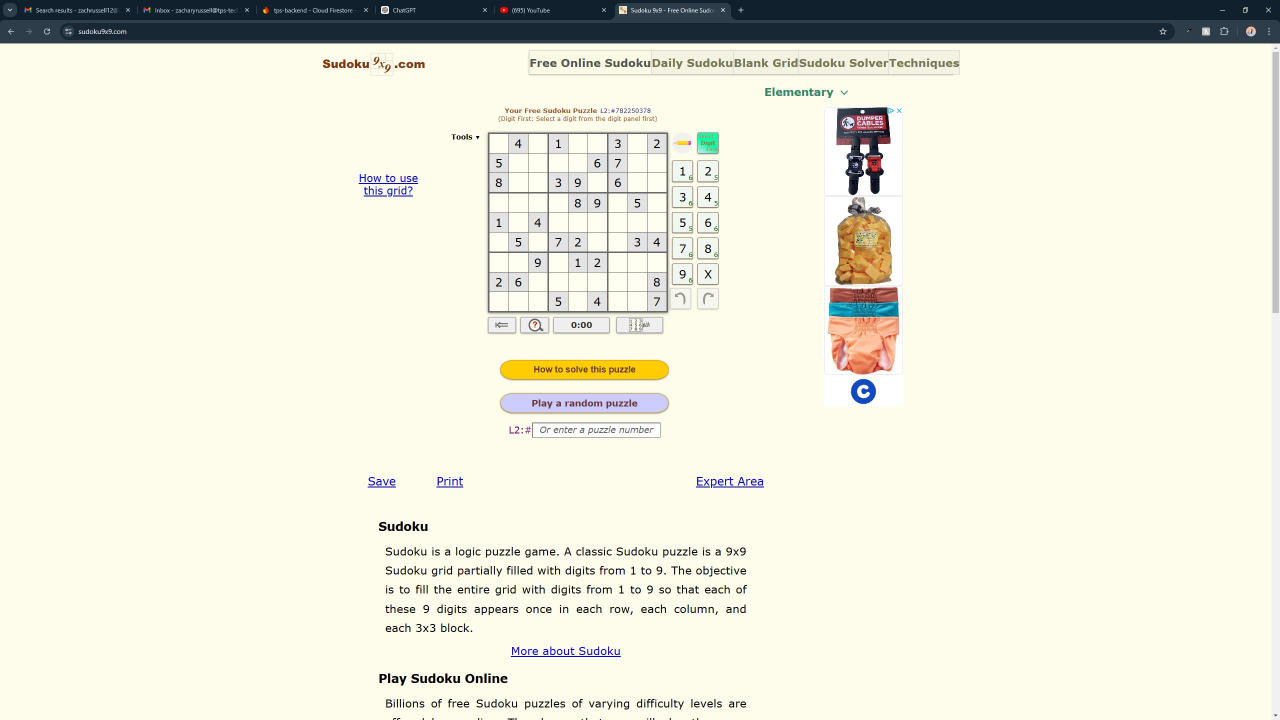
#> input picture puzzles/test.jpg, 2560 x 1440 px (shown at 1/2 size)
$ python -i capture_camera_puzzle.py   (imports and definitions only)
#> lines starting #> are read from the running program, lines starting #| are printed output that depends on the picture; after the words box and inside, x2 and y2 are one past the last pixel; in counts of white or black regions, pixels touching at a corner belong together
#> further down, picture is the input picture: shape (1440, 2560, 3); mean B, G, R 219, 234.3, 234.8
import cv2
from PIL import Image, ImageTk
import time
import numpy as np

class Camera_Puzzle:

    def __init__ (self):
        self.vc = None
        self.isGrid = 0
        self.puzzle_grid = None
        pass

    def order_corners(self, points):

        rect = np.zeros((4, 2), dtype="float32")

        s = points.sum(axis=1)
        rect[0] = points[np.argmin(s)]
        rect[2] = points[np.argmax(s)]

        diff = np.diff(points, axis=1)
        rect[1] = points[np.argmin(diff)]
        rect[3] = points[np.argmax(diff)]

        return rect

    def transform_rect(self, image, points):

        rect = self.order_corners(points)
        (topleft, topright, bottomright, bottomleft) = rect

        widthA = np.sqrt(((bottomright[0] - bottomleft[0]) ** 2) + ((bottomright[1] - bottomleft[1]) ** 2))
        widthB = np.sqrt(((topright[0] - topleft[0]) ** 2) + ((topright[1] - topleft[1]) ** 2))
        maxWidth = max(int(widthA), int(widthB))

        heightA = np.sqrt(((topright[0] - bottomright[0]) ** 2) + ((topright[1] - bottomright[1]) ** 2))
        heightB = np.sqrt(((topleft[0] - bottomleft[0]) ** 2) + ((topleft[1] - bottomleft[1]) ** 2))
        maxHeight = max(int(heightA), int(heightB))

        dest = np.array([[0,0], [maxWidth - 1, 0], [maxWidth - 1, maxHeight - 1], [0, maxHeight - 1]], dtype="float32")

        M = cv2.getPerspectiveTransform(rect, dest)
        warped = cv2.warpPerspective(image, M, (maxWidth, maxHeight))

        return warped

    def correct_skew(self, image, approx):
        if len(approx) == 4:

            approx = approx.reshape(4, 2)
            warped = self.transform_rect(image, approx)
            return warped
        else:
            return image


    def checkforPuzzle(self, image):
        found = False
        original_image = image.copy()
        cropped_image = image.copy()
        original_image = cv2.resize(original_image, None, fx=2, fy=2, interpolation=cv2.INTER_CUBIC)

        gray = cv2.cvtColor(original_image, cv2.COLOR_BGR2GRAY)
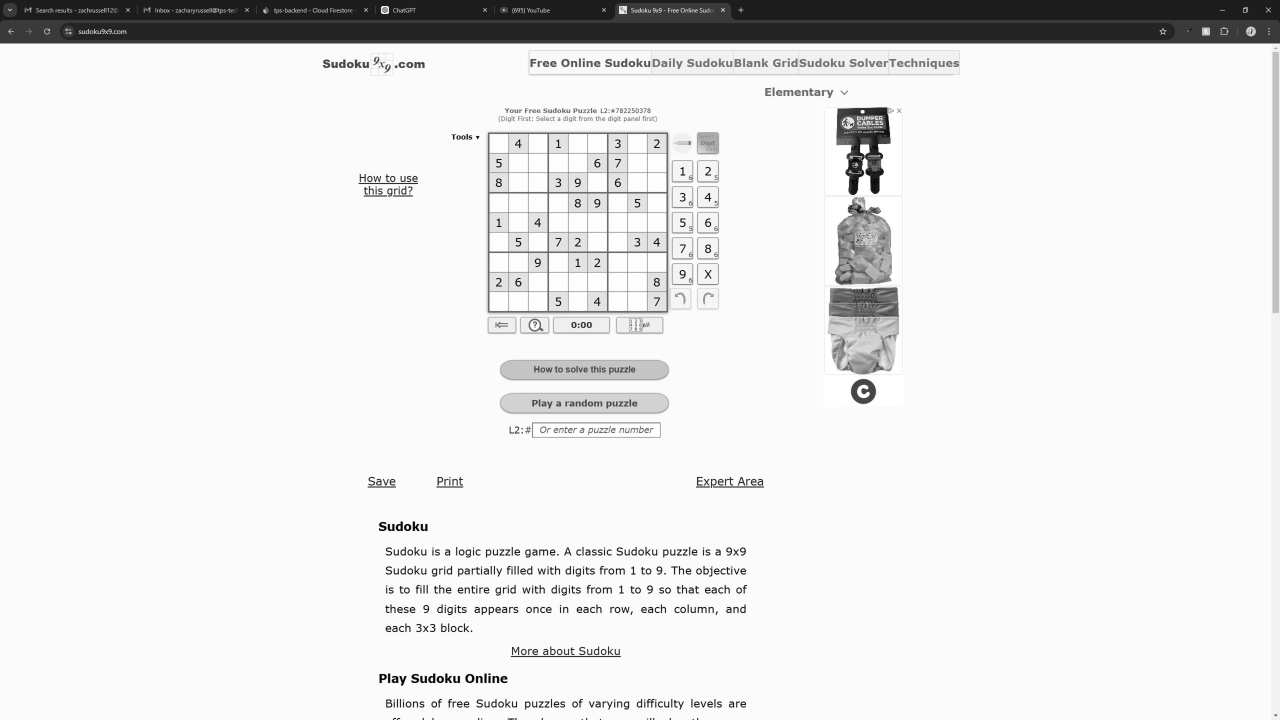
#> gray: shape (2880, 5120) (shown at 1/4 size); min 0, max 255, mean 232.5
        blurred = cv2.GaussianBlur(gray, (5, 5), 0)
        thresh = cv2.adaptiveThreshold(blurred, 255, cv2.ADAPTIVE_THRESH_GAUSSIAN_C, cv2.THRESH_BINARY_INV, 11, 2)
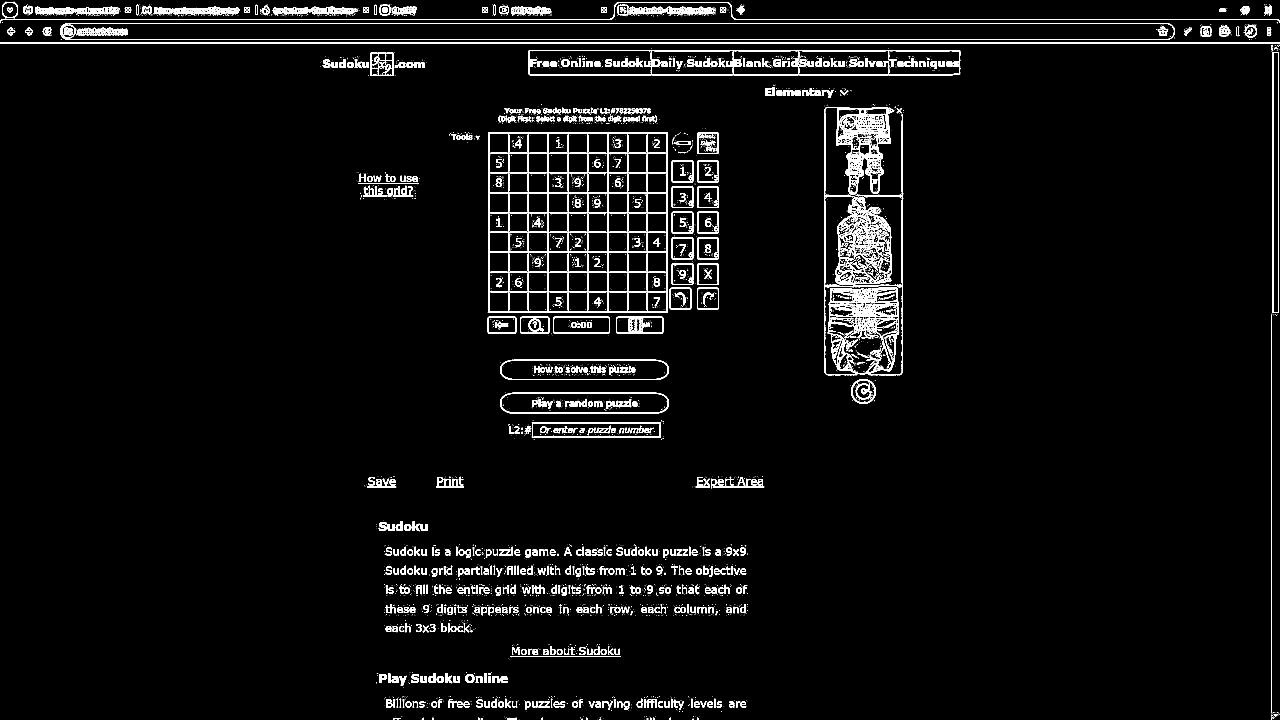
#> thresh: shape (2880, 5120) (shown at 1/4 size); 3.5% white; 4853 white regions (3752 under 20 px)

        contours, _ = cv2.findContours(thresh, cv2.RETR_EXTERNAL, cv2.CHAIN_APPROX_SIMPLE)
#> contours = 3034 contours, 2314 with area under 20; largest, box (x1, y1, x2, y2) and area: (1951, 530, 2672, 1251) 516964, (240, 92, 4700, 160) 297704, (2114, 201, 3841, 301) 170674, (2001, 1571, 2675, 1654) 53544, (2001, 1439, 2675, 1520) 52217

        largest_contour = None
        max_area = 0
        for contour in contours:
            epsilon = 0.02 * cv2.arcLength(contour, True)
            approx = cv2.approxPolyDP(contour, epsilon, True)

            if len(approx) == 4:
                area = cv2.contourArea(contour)
                if area > max_area:
                    max_area = area
                    largest_contour = approx
#> this loop made 3034 passes
#> (epsilon, area, max_area, largest_contour) on passes 98, 165, 245, 259, 262: (1.16, 87, 87, [[2577, 2806], [2576, 2828], [2580, 2830], [2581, 2806]]), (1.55, 112, 112, [[2858, 2795], [2857, 2829], [2860, 2830], [2862, 2797]]), (1.45, 199, 199, [[1954, 2704], [1953, 2730], [1962, 2731], [1962, 2704]]), (1.86, 270.5, 270.5, [[1938, 2694], [1937, 2731], [1946, 2731], [1946, 2694]]), (1.8, 296, 296, [[1552, 2694], [1552, 2731], [1560, 2731], [1560, 2694]])
#> (epsilon, area) on passes 114, 258: (1.15, 83), (0.56, 45)
#> after the loop, largest_contour = [[1952, 530], [1951, 1248], [2670, 1250], [2671, 530]]; max_area = 516964

        if largest_contour is not None:
            x, y, w, h = cv2.boundingRect(largest_contour)
#> x = 1951; y = 530; w = 721; h = 721
            aspect_ratio = w / float(h)
#> aspect_ratio = 1

            if 0.9 < aspect_ratio < 1.1 and max_area > 1000:

                cropped_image = self.correct_skew(original_image, largest_contour)
#> in correct_skew, `approx = approx.reshape(4, 2)`: approx has the same summary as largest_contour in checkforPuzzle
#> in order_corners, `s = points.sum(axis=1)`: s = [2482, 3199, 3920, 3201]
#> in order_corners, `diff = np.diff(points, axis=1)`: diff = [-1422, -703, -1420, -2141]
#> in transform_rect, `rect = self.order_corners(points)`: rect = [[1952, 530], [2671, 530], [2670, 1250], [1951, 1248]]
#> in transform_rect, `(topleft, topright, bottomright, bottomleft) = rect`: topleft = [1952, 530]; topright = [2671, 530]; bottomright = [2670, 1250]; bottomleft = [1951, 1248]
#> in transform_rect, `widthA = np.sqrt(((bottomright[0] - bottomleft[0]) ** 2) + ((bottomrig..`: widthA = 719
#> in transform_rect, `heightA = np.sqrt(((topright[0] - bottomright[0]) ** 2) + ((topright[1..`: heightA = 720
#> in transform_rect, `heightB = np.sqrt(((topleft[0] - bottomleft[0]) ** 2) + ((topleft[1] -..`: heightB = 718
#> in transform_rect, `maxHeight = max(int(heightA), int(heightB))`: maxHeight = 720
#> in transform_rect, `dest = np.array([[0,0], [maxWidth - 1, 0], [maxWidth - 1, maxHeight - ..`: dest = [[0, 0], [718, 0], [718, 719], [0, 719]]
#> in transform_rect, `M = cv2.getPerspectiveTransform(rect, dest)`: M = [[1.01, 0.00141, -1970.4], [0, 1.01, -534.8], [3.9e-06, 1.09e-08, 1]]
#> in transform_rect, `warped = cv2.warpPerspective(image, M, (maxWidth, maxHeight))`:
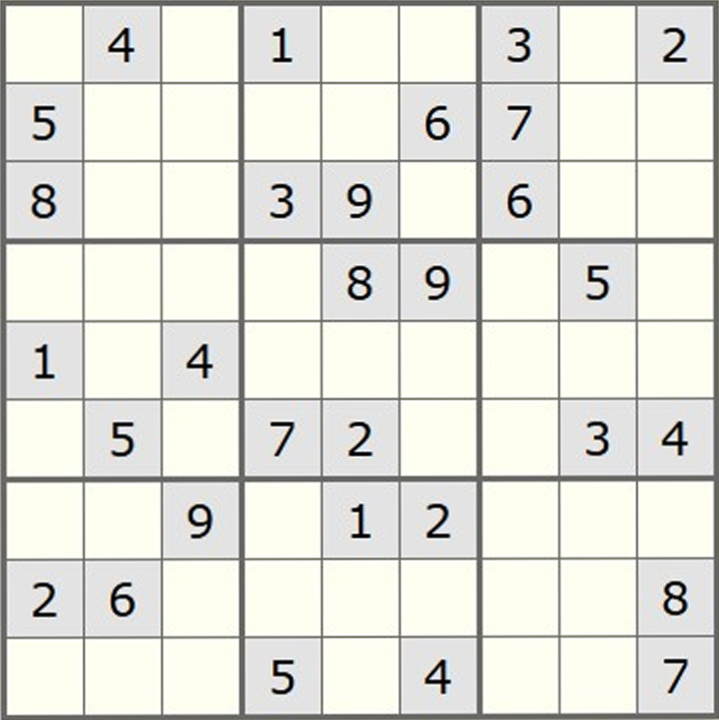
#> warped: shape (720, 719, 3); mean B, G, R 219, 226.5, 226.2
                cropped_image = cv2.addWeighted(cropped_image, 1, np.zeros(cropped_image.shape, cropped_image.dtype), 0, 75)
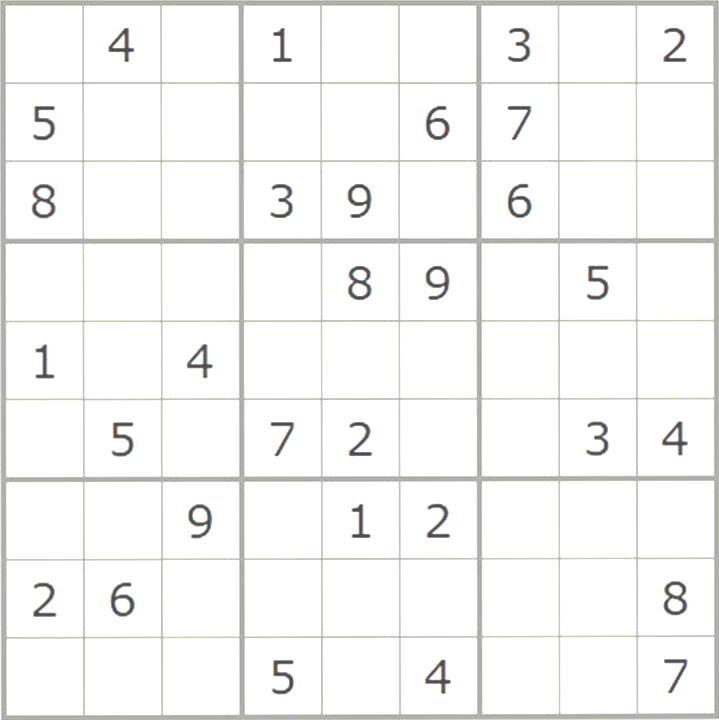
#> cropped_image: shape (720, 719, 3); mean B, G, R 245.8, 246.2, 246.3


                cv2.rectangle(original_image, (x,y), (x+w, y+h), (124, 237, 43), 3)
                cv2.putText(original_image, "Sudoku Grid", (x, y-10), cv2.FONT_HERSHEY_SIMPLEX, 1, (124, 237, 43), 2, cv2.LINE_AA)
                found = True

        return original_image, found, cropped_image

    # [53 lines left out: functions getCameraFeed, stopCamera, not called in this run]

>>> import cv2
>>> picture = cv2.imread('puzzles/test.jpg')
>>> result = Camera_Puzzle().checkforPuzzle(picture)
